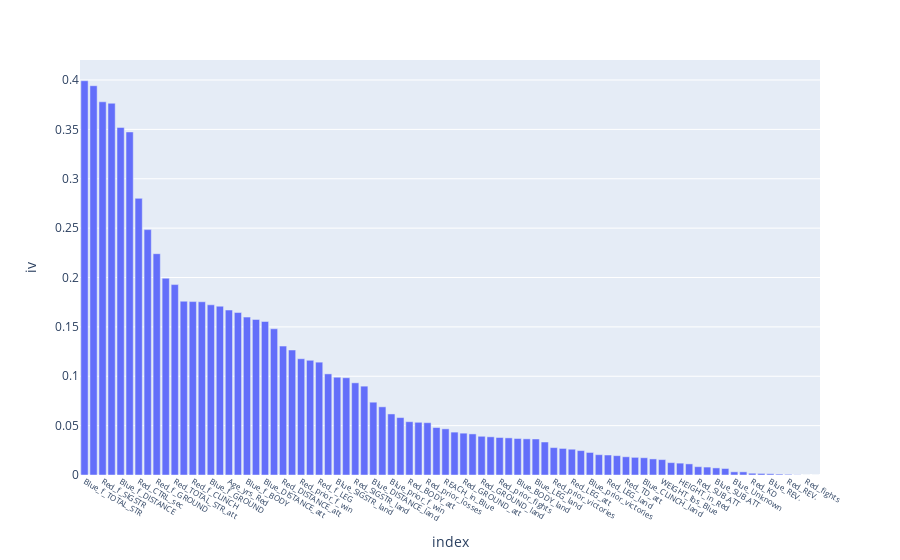

This figure's notebook cell:
### Code cell
ivs = {}
for col in numeric_features:
    # print(col, ': ', calculate_iv(df, col, 'Red_Victory'))
    ivs[col] = {'iv': calculate_iv(df, col, 'Red_Victory')}

fig = px.bar(
    pd.DataFrame.from_dict(ivs).T.sort_values('iv', ascending=False).reset_index(),
    x='index', y='iv'
)
fig.update_xaxes(tickfont=dict(size=8))

### Figure 1 — Plotly figure (JSON) as saved in the notebook; plotly's stock layout.template omitted (floating-point values rounded to 4 significant figures)
{"data": [{"alignmentgroup": "True", "hovertemplate": "index=%{x}<br>iv=%{y}<extra></extra>", "legendgroup": "", "marker": {"color": "#636efa", "pattern": {"shape": ""}}, "name": "", "offsetgroup": "", "orientation": "v", "showlegend": false, "textposition": "auto", "type": "bar", "x": ["Blue_f_TOTAL_STR", "Red_f_TOTAL_STR", "Red_f_SIGSTR", "Blue_f_SIGSTR", "Blue_f_DISTANCE", "Red_f_DISTANCE", "Red_CTRL_sec", "Blue_CTRL_sec", "Red_f_GROUND", "Blue_TOTAL_STR_att", "Red_TOTAL_STR_att", "Blue_SIGSTR_att", "Red_f_CLINCH", "Age_yrs_Blue", "Blue_f_GROUND", "Blue_f_CLINCH", "Age_yrs_Red", "Red_f_BODY", "Blue_f_BODY", "Red_SIGSTR_att", "Blue_DISTANCE_att", "Blue_TOTAL_STR_land", "Red_DISTANCE_att", "Age_diff", "Red_prior_f_win", "Blue_f_LEG", "Red_f_LEG", "Blue_f_TD", "Blue_SIGSTR_land", "Red_TOTAL_STR_land", "Red_SIGSTR_land", "Red_f_TD", "Blue_DISTANCE_land", "Red_DISTANCE_land", "Blue_prior_f_win", "Blue_GROUND_att", "Red_BODY_att", "Red_CLINCH_att", "Red_prior_losses", "Blue_CLINCH_att", "REACH_in_Blue", "REACH_in_Red", "Red_GROUND_att", "Blue_GROUND_land", "Red_GROUND_land", "WEIGHT_lbs_diff", "Red_prior_fights", "Blue_BODY_att", "Blue_BODY_land", "Blue_LEG_att", "Blue_LEG_land", "Red_CLINCH_land", "Red_prior_victories", "REACH_in_diff", "Red_LEG_att", "Blue_TD_att", "Blue_prior_victories", "Red_TD_land", "Red_LEG_land", "Red_BODY_land", "Red_TD_att", "Blue_prior_fights", "Blue_CLINCH_land", "HEIGHT_in_diff", "WEIGHT_lbs_Blue", "Blue_TD_land", "HEIGHT_in_Red", "WEIGHT_lbs_Red", "Red_SUB.ATT", "Blue_prior_losses", "Blue_SUB.ATT", "HEIGHT_in_Blue", "Blue_Unknown", "Red_rounds", "Red_KD", "Blue_KD", "Blue_REV.", "Blue_rounds", "Red_REV.", "Red_Unknown", "Red_fights", "Blue_fights"], "xaxis": "x", "y": [0.3993, 0.3942, 0.3779, 0.3765, 0.352, 0.3474, 0.2802, 0.2485, 0.2241, 0.1993, 0.1928, 0.176, 0.1756, 0.1754, 0.1724, 0.1709, 0.1671, 0.1645, 0.1599, 0.1575, 0.1555, 0.148, 0.1306, 0.1266, 0.1177, 0.1162, 0.1143, 0.1024, 0.09902, 0.0985, 0.09335, 0.08998, 0.07373, 0.06903, 0.06183, 0.05814, 0.05397, 0.05338, 0.05297, 0.04804, 0.04673, 0.04343, 0.04237, 0.04161, 0.03921, 0.03867, 0.03798, 0.03762, 0.03697, 0.03662, 0.03649, 0.03342, 0.02775, 0.02689, 0.0261, 0.02471, 0.02282, 0.02058, 0.02025, 0.01957, 0.01846, 0.01787, 0.01749, 0.01627, 0.01559, 0.01252, 0.01201, 0.01125, 0.008428, 0.008033, 0.007185, 0.006592, 0.003221, 0.003194, 0.001791, 0.001571, 0.001281, 0.0009335, 0.000698, 0.0002216, 0, 0], "yaxis": "y"}], "layout": {"barmode": "relative", "legend": {"tracegroupgap": 0}, "margin": {"t": 60}, "xaxis": {"anchor": "y", "domain": [0, 1], "tickfont": {"size": 8}, "title": {"text": "index"}}, "yaxis": {"anchor": "x", "domain": [0, 1], "title": {"text": "iv"}}}}
